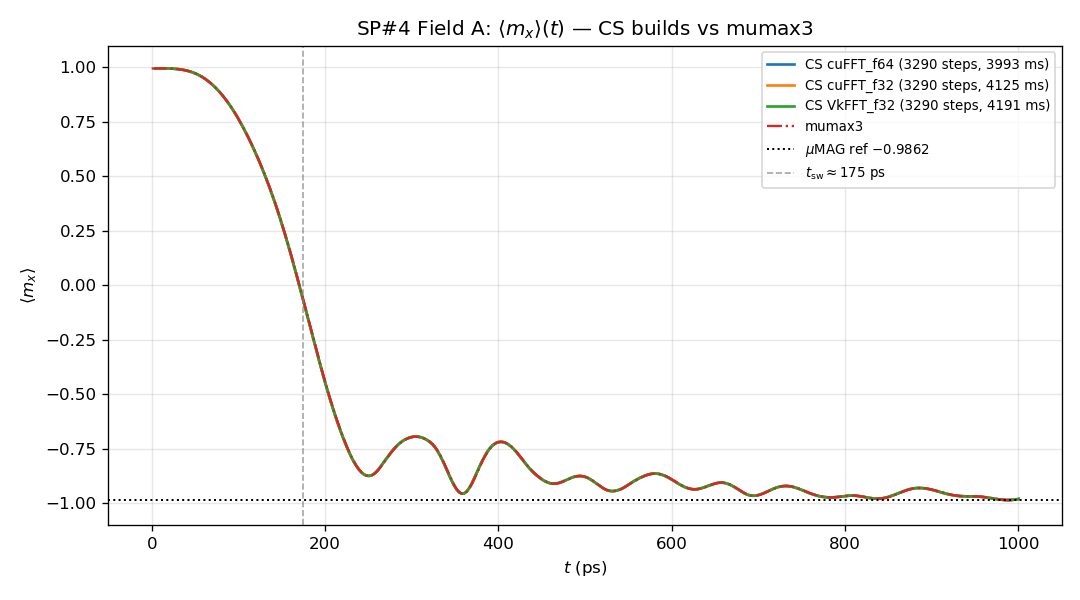

Generate this figure with Python:
"""
Notebook 41: SP#4 Field A - Build Comparison
Runs muMAG Standard Problem #4 (200x50x1 Permalloy, Field A) across:
  - CS cuFFT f64 / cuFFT f32 / VkFFT f32  (RK45 adaptive DOPRI5)
  - mumax3 (DormandPrince, MaxErr=1e-4)
Outputs timing table + <mx>(t) comparison plot.
"""
import sys, os, pathlib, time, json
import numpy as np
sys.path.insert(0, str(pathlib.Path(__file__).parent))
import bench_utils as bu
sys.stdout.reconfigure(encoding="utf-8")

MX3_SP4 = pathlib.Path(__file__).parent / "mx3" / "sp4_field_a.mx3"
MU0     = bu.MU0
Hx_SI   = -24.6e-3 / MU0
Hy_SI   =   4.3e-3 / MU0
MX_REF  = -0.9862
RTOL, ATOL = 1e-4, 1e-6
T_END   = 1e-9

print("=" * 70)
print("Notebook 41: SP#4 Field A -- Build Comparison")
print("  Permalloy 500x125x3 nm (200x50x1 cells, 2.5x2.5x3 nm)")
print(f"  H_ext = ({Hx_SI*MU0*1e3:.1f}, {Hy_SI*MU0*1e3:.1f}, 0) mT")
print(f"  muMAG consensus: <mx>(1ns) = {MX_REF}")
print("=" * 70)


def run_cs(build_label):
    mm  = bu.load_mm(build_label)
    g   = mm.StructuredGrid(200, 50, 1, 2.5e-9, 2.5e-9, 3e-9)
    mat = mm.Material()
    mat.Ms = 860e3; mat.A_exchange = 13e-12; mat.K_uniaxial = 0.0; mat.alpha = 0.02
    m0  = bu.uniform_m0(mm, g, 1.0, 0.1, 0.01)
    demag  = mm.DemagFieldGPU(g)
    exch   = mm.ExchangeFieldGPU(g)
    zeeman = mm.ZeemanFieldGPU(g, mm.Vec3(Hx_SI, Hy_SI, 0.0))
    fields = mm.FieldSumGPU(); fields.add(exch); fields.add(zeeman)
    opts = mm.RK45GPUOptions()
    opts.rtol = RTOL; opts.atol = ATOL
    rk45 = mm.RK45IntegratorGPU(g, opts)
    rk45.upload(m0)
    t_sim = 0.0; n = 0
    t_log, mx_log = [], []
    tmp = mm.VectorField3D(g)
    t0 = time.perf_counter()
    while t_sim < T_END:
        t_sim += rk45.step(mat, demag, fields)
        n += 1
        if n % 10 == 0:                       # ~300 trajectory samples
            rk45.download(tmp)
            t_log.append(t_sim)
            mx_log.append(float(mm.to_numpy(tmp)[..., 0].mean()))
    rk45.download(tmp)
    wall_ms = (time.perf_counter() - t0) * 1e3
    arr = mm.to_numpy(tmp)
    mx_fin = float(arr[..., 0].mean())
    return {"build": build_label, "wall_ms": wall_ms, "n_steps": n,
            "mx_1ns": mx_fin, "err_pct": abs(mx_fin - MX_REF) / abs(MX_REF) * 100,
            "t_switch_ps": None,
            "t_log": t_log, "mx_log": mx_log,
            "ms_per_ns": wall_ms / (T_END * 1e9)}


results = []
for bl in bu.BUILDS:
    if not bu.BUILDS[bl].exists():
        print(f"[SKIP] {bl}: build not found"); continue
    print(f"\n--- {bl} ---")
    try:
        r = run_cs(bl)
        results.append(r)
        sw = f"{r['t_switch_ps']:.0f} ps" if r['t_switch_ps'] else "NO SWITCH"
        print(f"  Steps: {r['n_steps']}  Wall: {r['wall_ms']:.0f} ms  ms/ns: {r['ms_per_ns']:.1f}")
        print(f"  <mx>(1ns) = {r['mx_1ns']:.4f}  err={r['err_pct']:.2f}%  t_sw={sw}")
    except Exception as e:
        print(f"  ERROR: {e}")

print("\n--- mumax3 (DormandPrince, MaxErr=1e-4) ---")
mx3r = bu.run_mumax3(MX3_SP4, timeout_s=300)
mx3_wall = mx3r.get("wall_ms")
mx3_mx_fin = None
if mx3r["ok"] and mx3_wall:
    outdir = MX3_SP4.parent / (MX3_SP4.stem + ".out")
    tbl = bu.parse_mumax3_table(outdir)
    if tbl is not None and len(tbl) > 0:
        mx3_mx_fin = float(tbl[-1, 1])
    print(f"  Wall: {mx3_wall:.0f} ms")
    if mx3_mx_fin is not None:
        print(f"  <mx>(1ns) = {mx3_mx_fin:.4f}  err={abs(mx3_mx_fin-MX_REF)/abs(MX_REF)*100:.2f}%")
else:
    print(f"  {mx3r.get('error', 'failed')}")

print("\n--- mumax+ (RK45 adaptive, max_err=1e-4) ---")
def sp4_mumaxplus(mxp):
    import time
    world  = mxp.World(cellsize=(2.5e-9, 2.5e-9, 3e-9))
    magnet = mxp.Ferromagnet(world, mxp.Grid((200, 50, 1)))
    magnet.msat  = 860e3
    magnet.aex   = 13e-12
    magnet.alpha = 0.02
    magnet.bias_magnetic_field = (-24.6e-3, 4.3e-3, 0.0)  # Tesla
    magnet.magnetization = (1.0, 0.1, 0.01)
    world.timesolver.adaptive_timestep = True
    world.timesolver.max_error = 1e-4
    t0 = time.perf_counter()
    world.timesolver.run(T_END)
    wall_ms = (time.perf_counter() - t0) * 1e3
    avg = magnet.magnetization.average()
    mx_fin = float(avg[0])
    return {"wall_ms": wall_ms, "mx_1ns": mx_fin,
            "err_pct": abs(mx_fin - MX_REF) / abs(MX_REF) * 100}

mxpr = bu.run_mumaxplus(sp4_mumaxplus, timeout_s=300)
if mxpr["ok"]:
    print(f"  Wall: {mxpr['wall_ms']:.0f} ms")
    print(f"  <mx>(1ns) = {mxpr['mx_1ns']:.4f}  err={mxpr['err_pct']:.2f}%")
else:
    print(f"  {mxpr.get('error','failed')}")

print("\n" + "=" * 70)
print("SUMMARY -- SP#4 Field A (1 ns adaptive DOPRI5)")
print("=" * 70)
rows = [["muMAG ref", "-", "-", f"{MX_REF:.4f}", "0.00", "~175"]]
for r in results:
    sw = f"{r['t_switch_ps']:.0f}" if r['t_switch_ps'] else "N/A"
    rows.append([r['build'], f"{r['wall_ms']:.0f}", f"{r['n_steps']}",
                 f"{r['mx_1ns']:.4f}", f"{r['err_pct']:.2f}", sw])
if mx3_wall:
    mxstr = f"{mx3_mx_fin:.4f}" if mx3_mx_fin else "n/a"
    rows.append(["mumax3", f"{mx3_wall:.0f}", "n/a", mxstr, "-", "~175"])
if mxpr["ok"]:
    rows.append(["mumax+", f"{mxpr['wall_ms']:.0f}", "adaptive",
                 f"{mxpr['mx_1ns']:.4f}", f"{mxpr['err_pct']:.2f}", "~175"])
bu.print_table(rows, ["Build", "wall_ms", "steps", "<mx>(1ns)", "err%", "t_sw(ps)"])

out = {"scenario": "SP#4 Field A 1ns", "cs": results,
       "mumax3_wall_ms": mx3_wall, "mumax3_mx_fin": mx3_mx_fin,
       "mumaxplus": mxpr}
(pathlib.Path(__file__).parent / "41_results.json").write_text(
    json.dumps(out, indent=2, default=str), encoding="utf-8")

try:
    import matplotlib; matplotlib.use('Agg')
    import matplotlib.pyplot as plt
    fig, ax = plt.subplots(figsize=(9, 5))
    colors = ["C0", "C1", "C2"]
    for r, c in zip(results, colors):
        ax.plot([t * 1e12 for t in r['t_log']], r['mx_log'],
                label=f"CS {r['build']} ({r['n_steps']} steps, {r['wall_ms']:.0f} ms)",
                lw=1.6, color=c)
    # mumax3 trajectory from its own table
    try:
        tbl_p = MX3_SP4.parent / (MX3_SP4.stem + ".out") / "table.txt"
        if tbl_p.exists():
            tt = np.loadtxt(tbl_p)
            ax.plot(tt[:, 0] * 1e12, tt[:, 1], "-.", lw=1.4, color="C3",
                    label="mumax3")
    except Exception as _e:
        print(f"  (mumax3 trajectory overlay skipped: {_e})")
    ax.axhline(MX_REF, color='k', ls=':', lw=1.2,
               label=rf"$\mu$MAG ref ${MX_REF}$")
    ax.axvline(175, color='gray', ls='--', lw=1, alpha=0.7,
               label=r"$t_\mathrm{sw}\approx175$ ps")
    ax.set_xlabel(r"$t$ (ps)"); ax.set_ylabel(r"$\langle m_x\rangle$")
    ax.set_ylim(-1.1, 1.1)
    ax.set_title(r"SP#4 Field A: $\langle m_x\rangle(t)$ — CS builds vs mumax3")
    ax.legend(fontsize=8); ax.grid(alpha=0.3)
    plt.tight_layout()
    plt.savefig(str(pathlib.Path(__file__).parent / "41_sp4_comparison.png"), dpi=120)
    print("\nPlot saved: 41_sp4_comparison.png")
except Exception as e:
    print(f"Plot error: {e}")
